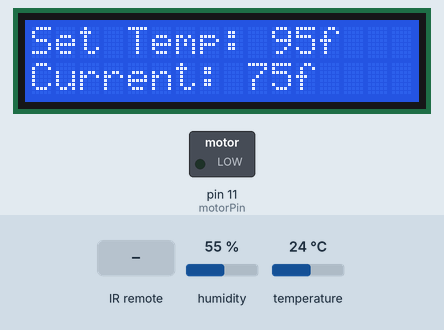
The sketch below on a simulated Arduino Uno, built with avr-gcc and run on an emulated ATmega328P. On the bench: 16×2 character LCD, switched loads named in the sketch (green lamp = pin HIGH). Inputs (shaded band) come from the test bench; at power-on: temperature 24 °C, humidity 55 %. What the sketch prints to the serial monitor is not drawn.

Above: at 1.7 s.
1.8 s: temperature set to 34 °C
At 2.9 s:
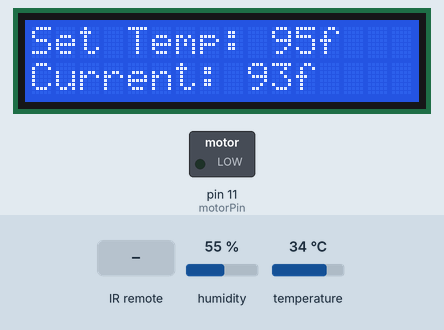
3.3 s: temperature set to 37 °C
At 5.0 s:
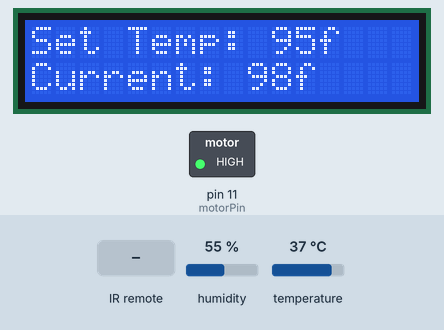
5.3 s: infrared code 0xFFE01F received
At 7.2 s:
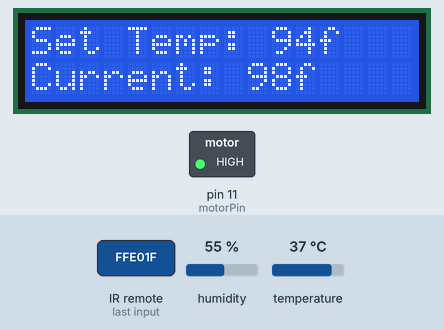
7.5 s: temperature set to 12 °C
At 8.7 s:
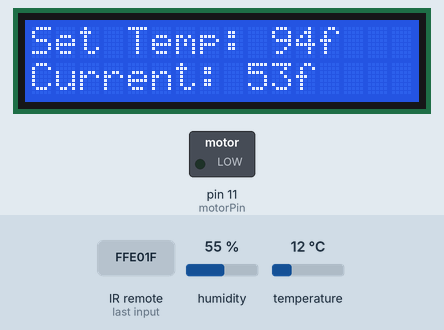
9.6 s: infrared code 0xFF906F received
At 11.2 s:
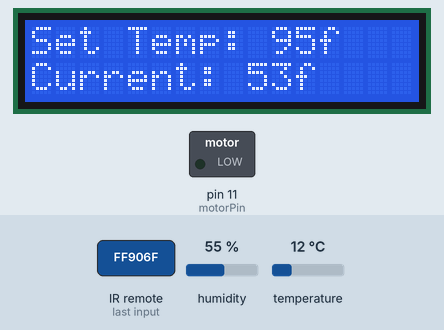
Timing chart, 0 to 12.4 s (numbered marks = the images above; inputs shaded):
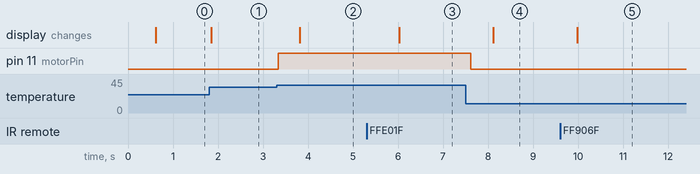

Measured:
- the behaviour switches between 35 and 36 °C on temperature (found by bisection; images 1 and 2)
- after the input at 1.8 s, the display: changes after 0.06 s (image 1)
- after the input at 3.3 s, pin 11 (motorPin): LOW → HIGH at once; the display: changes after 0.51 s (image 2)
- after the input at 5.3 s, the display: changes after 0.72 s (image 3)
- after the input at 7.5 s, pin 11 (motorPin): HIGH → LOW after 0.12 s; the display: changes after 0.62 s (image 4)
- after the input at 9.6 s, the display: changes after 0.38 s (image 5)

The sketch:

WindowUnit.ino
```cpp
#include <IRremote.h>
#include <LiquidCrystal.h>
#include "dht.h"
#define motorPin 11
#define dht_apin A0

// Author: Donald Calhoun

dht DHT;

// Declaring constants for each pin I will use on arduino
const int rs = 12, en = 10, d4 = 5, d5 = 4, d6 = 3, d7 = 2, RECV_PIN = 7;
LiquidCrystal lcd(rs, en, d4, d5, d6, d7);

int j = 0;
int curr = 0;
int prevCurr = 0;
int temp = 95;
IRrecv irrecv(RECV_PIN);
decode_results results;


void setup() {
  Serial.begin(9600);
  delay(500);
  irrecv.enableIRIn();
  irrecv.blink13(true);

  //Starting up the temperature measuring
  DHT.read11(dht_apin);
  int farh = (((DHT.temperature)/5)*9)+32;

  pinMode(motorPin, OUTPUT);
  analogWrite(motorPin, 0);

  //Starting up lcd screen
  lcd.begin(16, 2);
  lcd.print("Set Temp: ");
  lcd.print(temp);
  lcd.print("f");

  lcd.setCursor(0,1);
  lcd.print("Current: ");
  lcd.print(farh);
  lcd.print("f");
}

void loop() {
  int i = 0;
  String readString;
  DHT.read11(dht_apin);  //Reading the temp
  int farh = (((DHT.temperature)/5)*9)+32;  //Converting temp to farhenheit from celsius

  //Turning off fans if temp is below what I set it to
  if(farh <= temp){
      analogWrite(motorPin, map(0, 0, 9, 0, 255));
  }

  //Updates the lcd screen after running loop 5 times or every 500 miliseconds
  if(curr == (prevCurr+5)){
    prevCurr = curr;
    lcd.setCursor(0,1);
    lcd.print("Current: ");
    lcd.print(farh);
    lcd.print("f");
    lcd.setCursor(0,0);
    lcd.print("Set Temp: ");
    lcd.print(temp);
    lcd.print("f");
  }

    //While the temp is greater than what I have it set to the fans run
    while(farh > temp){
      analogWrite(motorPin, map(9, 0, 9, 0, 255));
      DHT.read11(dht_apin);
      int farh = (((DHT.temperature)/5)*9)+32;
      break;
    }

  //Allows me to use remote with IR sensor to update the set temperature
  if (irrecv.decode(&results)) {
    Serial.println(results.value, DEC);
    switch(results.value){
      //Pressing the up button on remote increases the temp
      case 0xFFE01F:
        temp = temp - 1;
        break;
      //Pressing the down button on remote decreases the temp
      case 0xFF906F:
        temp = temp + 1;
        break;
    }
    irrecv.resume(); // Receive the next value
  }

  curr = curr + 1; //Adds 1 to the counter
  delay(100);
}
```
